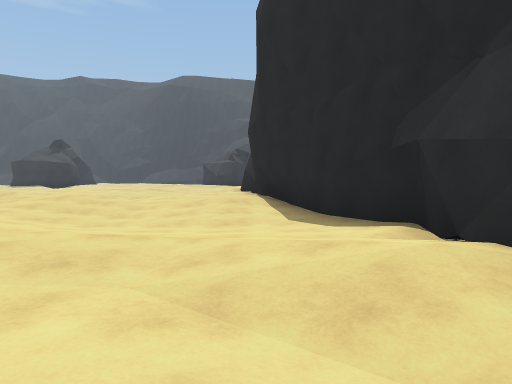
View 1 (above)

24 first-person views from a walk through a scene from a Unity 3-D project. The camera is 1.2 m above the floor, tilts 2° down and sees 70° across. The floor is counted in squares, 2 m on a side. Each view is taken from the middle of a square. On the plan, view 1 faces up. The plan holds only what a view shows up to about 10 squares ahead; the rest is blank. The place goes on beyond the plan. Some animated figures are left out. Surface patterns are stand-ins for the level's own textures.

View 2
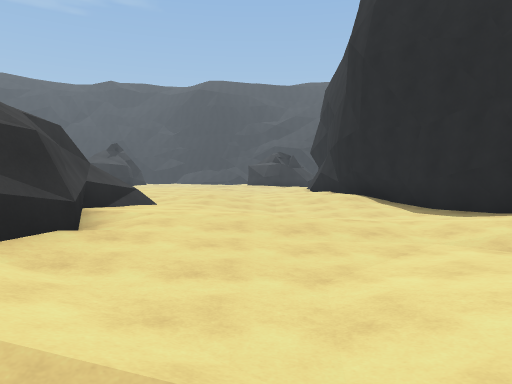

View 3
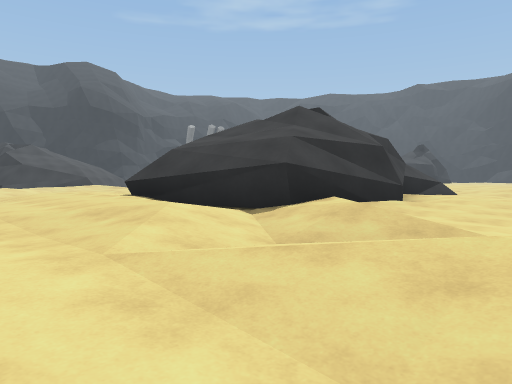

View 4
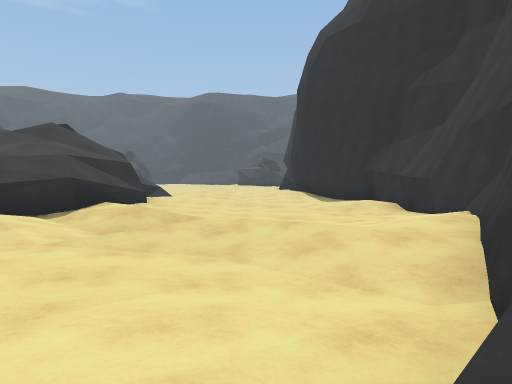

View 5
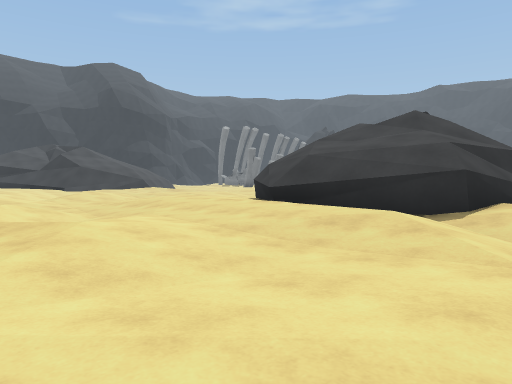

View 6
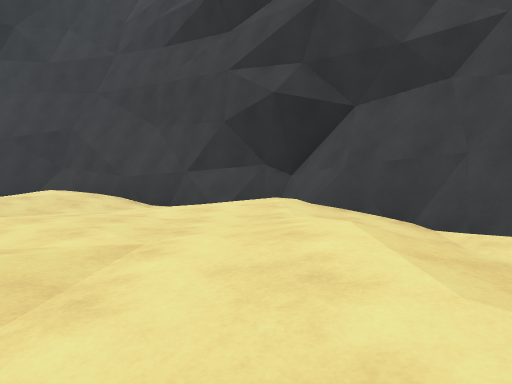

View 7
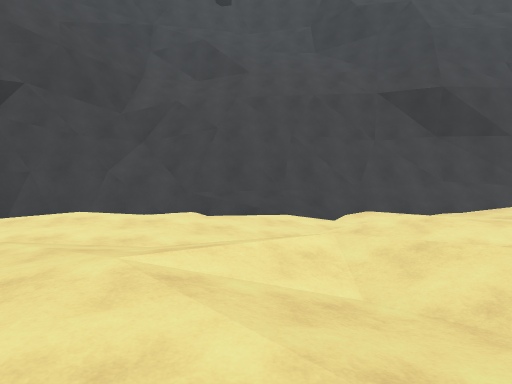

View 8
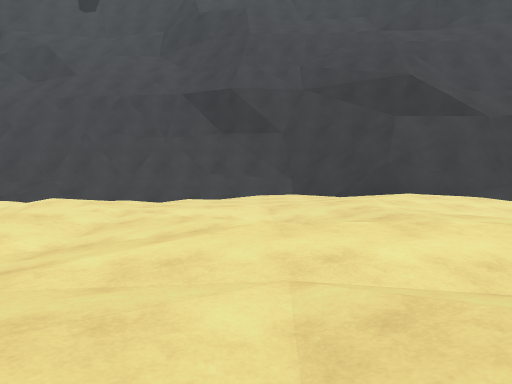

View 9
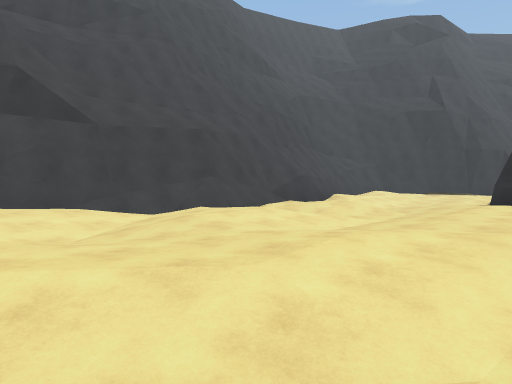

View 10
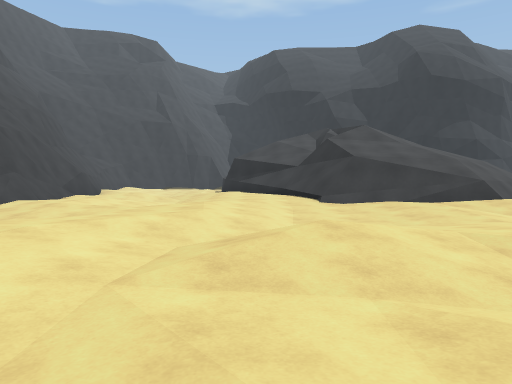

View 11
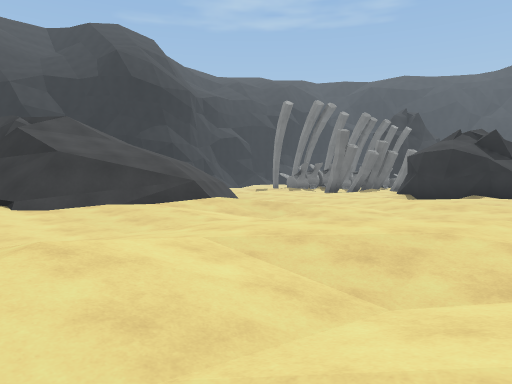

View 12
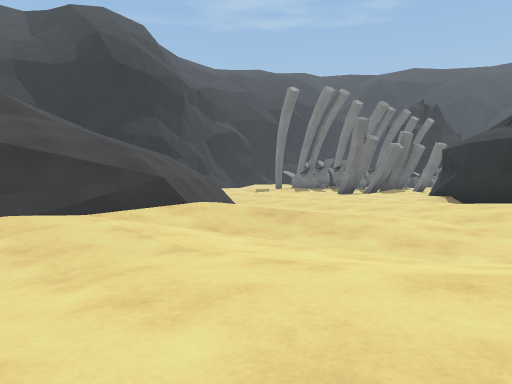

View 13
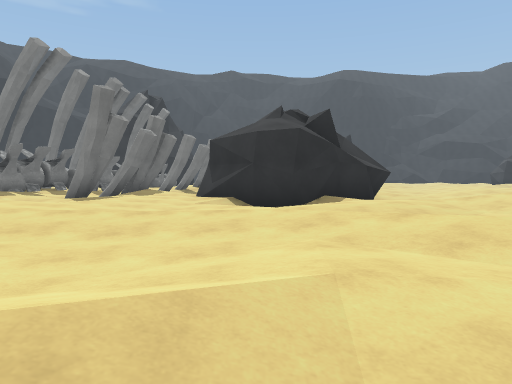

View 14
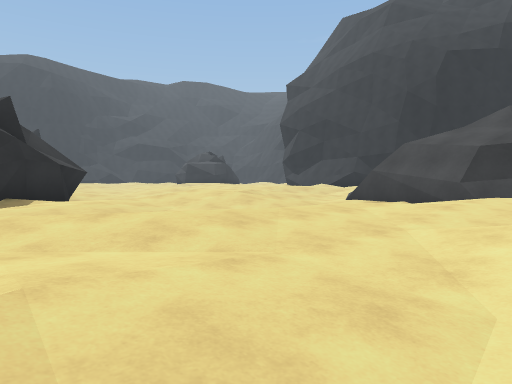

View 15
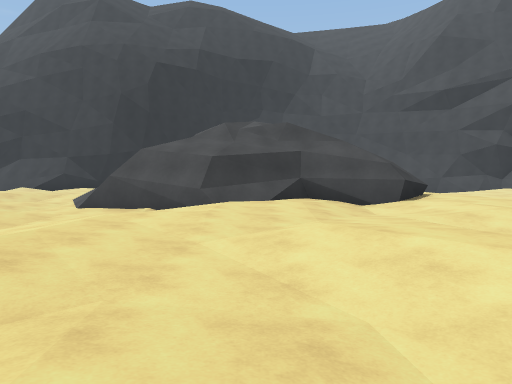

View 16
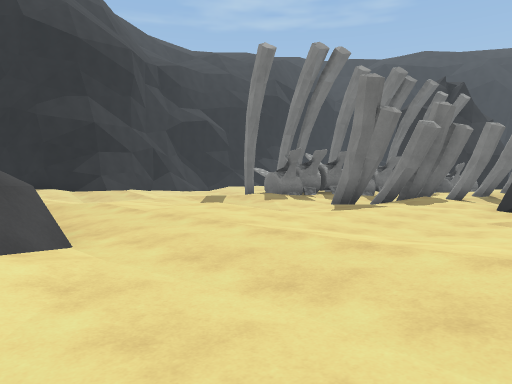

View 17
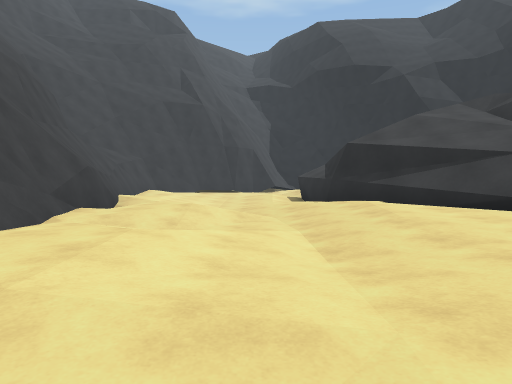

View 18
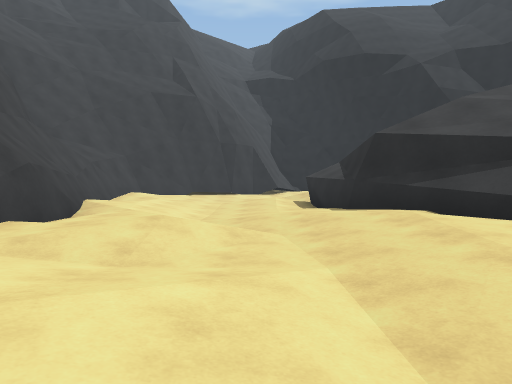

View 19
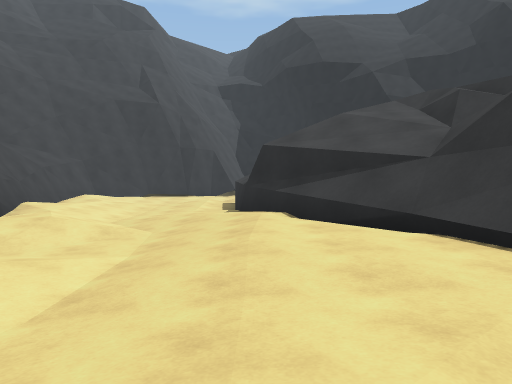

View 20
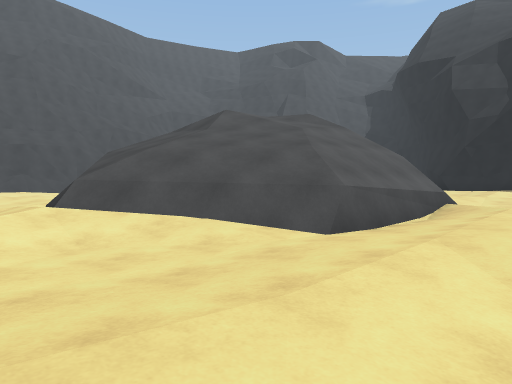

View 21
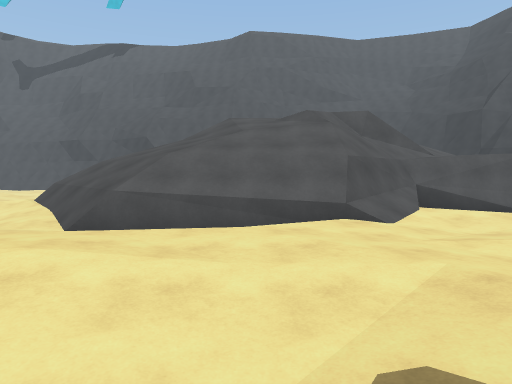

View 22
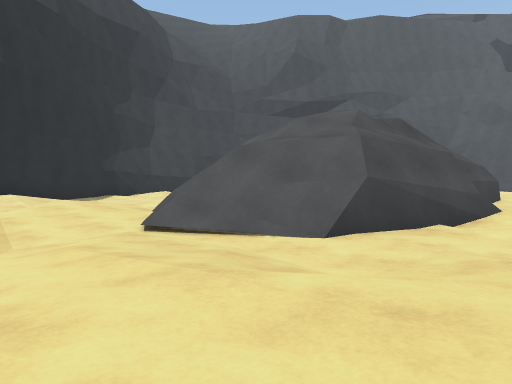

View 23
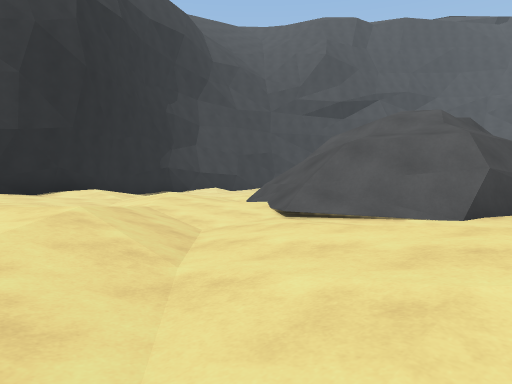

View 24
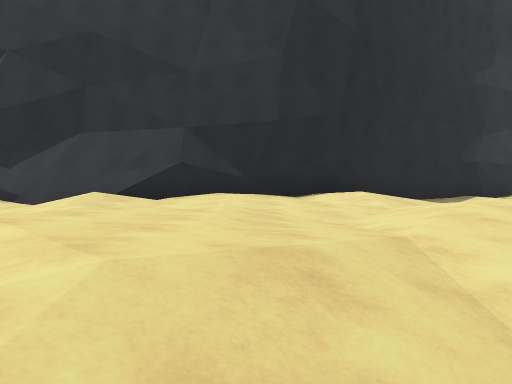

### Floor plan
Key: @ floor where view 1 was taken; # wall or solid block; . main floor; : floor 0.25 m higher than the main floor; - floor 0.25 m lower than the main floor; + floor 0.5 m higher than the main floor; * floor 2.75 m higher than the main floor; % floor 4.75 m higher than the main floor; / step, stairs or slope; = window, fence, low wall or low ledge; ^ raised ledge; v drop or lower ground.
Columns run from 31 left of view 1 to 2 right of it. Each row starts with its distance up from view 1.
 17                               .#
 16                              ..#
 15                             ..:#
 14         #                  :::+#
 13         #+:    #   ..:: +++:...#
 12       :##::#   #   ...:+++:::::#
 11      ::..:.#####  :+:../+:::::+#
 10     :--..:..##:..++++:.-.:...::#
  9    :...:.:....::.:+/...-.:::..:##
  8    .:::+::......-.:.--//.::+..::#
  7   ..:+:::::::    -...=////.:.-..##
  6  ...:/.......:: ....#/////:.-----#
  5  ..//////.--..:::::.#////=::.----#
  4  :/=//////.-.....:::#////#:::....#
  3  .#////////:/.-...:://#///.:....:#
  2 ##////////=:---:::.:+#////#..---:#
  1 *=#/ %///==:..::::..:#///==.--.--#
  0    //////=/:..::..:.///*//+...:@-#
 -1    ////=/=..-.:.-:+++#// ///..::.#
 -2    ///=//:..-.+:.::+++/++:.-:+::+#
 -3    //=++::::.-/:.:.::::++::.:+:+##
 -4 //=##++:::++::.....-..........:+#
 -5 :..::.....:::::::.- /-::.......##
 -6 :.....--..::.:::::.++//::...../#
 -7 .---///-:+::..:...:..::.....::##
 -8 ....:::.:::..:+:.:::/..:::::++#
 -9 ::::.:/##=/::++:::://.::+/.:###
-10 ############v=/:::.--..  --###
-11 ##        ^^////:...///==###
-12            ##^###//######=#
-13                ^#####

Where each view was taken, in squares from view 1:
view 1: 0 up, 0 right, facing up
view 2: 2 down, 3 left, facing up
view 3: 5 down, 2 left, facing up-left
view 4: 8 down, 2 left, facing up
view 5: 7 down, 4 left, facing up-left
view 6: 8 down, 9 left, facing right
view 7: 3 down, 9 left, facing down
view 8: 2 down, 15 left, facing down
view 9: 2 down, 17 left, facing down-left
view 10: 3 down, 13 left, facing left
view 11: 3 down, 14 left, facing up-left
view 12: 1 down, 16 left, facing up-left
view 13: 2 up, 19 left, facing up
view 14: 2 up, 19 left, facing up-right
view 15: 3 up, 19 left, facing right
view 16: 4 up, 19 left, facing up-left
view 17: 6 down, 19 left, facing left
view 18: 6 down, 21 left, facing left
view 19: 4 down, 20 left, facing left
view 20: 8 up, 19 left, facing down-left
view 21: 11 up, 26 left, facing down
view 22: 11 up, 13 left, facing down-right
view 23: 13 up, 12 left, facing down-right
view 24: 11 up, 9 left, facing right
